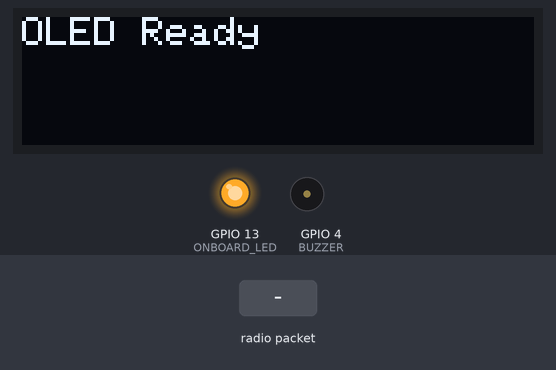
A sketch run on a simulated ESP32. Shown: 128×32 one-colour display, output pins drawn as LEDs (lit = HIGH), buzzer (waves = sounding, pin HIGH). Dashed ring = blinking. The test bench sets the inputs (shaded band). No radio packets arrive unless stated; what the sketch prints to the serial monitor is not drawn.

Above: at 3.2 s.
3.3 s: radio packet "RTOS" arrives
At 3.45 s:
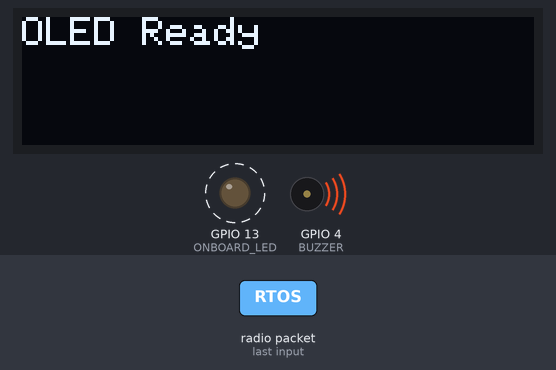
At 5.5 s:
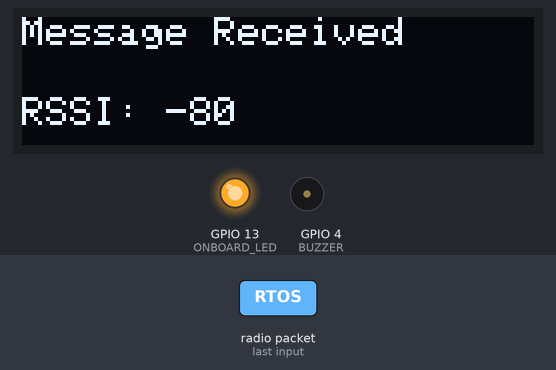
6.0 s: radio packet "1" arrives
At 20.88 s:
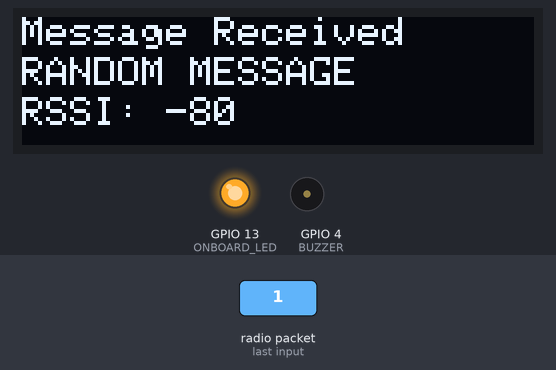
Timing chart, 0 to 21.0 s (numbered marks = the images above; inputs shaded):
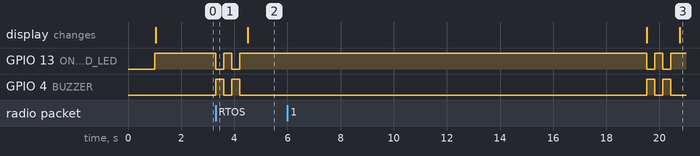

Measured:
- after the input at 3.3 s, GPIO 13 (ONBOARD_LED): alternates HIGH for 0.30 s and LOW for 0.30 s, 4 changes in all, then stays HIGH, starting at once; GPIO 4 (BUZZER): alternates HIGH for 0.30 s and LOW for 0.30 s, 4 changes in all, then stays LOW, starting at once
- after the input at 6.0 s, GPIO 13 (ONBOARD_LED), GPIO 4 (BUZZER): alternates HIGH for 0.30 s and LOW for 0.30 s, starting after 13.5 s; the display: first differs from a run without the input after 14.8 s (image 3)

The sketch:

receiver.ino
```cpp
#include <SPI.h>
#include <LoRa.h>
#include <Wire.h>
#include <Adafruit_GFX.h>
#include <Adafruit_SSD1306.h>
#include <Arduino.h>

// LoRa pins
#define LORA_SCK  5
#define LORA_MISO 19
#define LORA_MOSI 23
#define LORA_SS   18
#define LORA_RST  25
#define LORA_DIO0 26

// OLED I2C pins
#define OLED_SDA  21
#define OLED_SCL  22

// Output pins
#define ONBOARD_LED 13
#define BUZZER      4

// OLED settings
#define SCREEN_WIDTH 128
#define SCREEN_HEIGHT 32

Adafruit_SSD1306 display(SCREEN_WIDTH, SCREEN_HEIGHT, &Wire, -1);

QueueHandle_t msgQueue;

void handleReceivedMessage(void *param) {
  String msg;
  for (;;) {
    if (xQueueReceive(msgQueue, &msg, portMAX_DELAY)) {
      // Blink LED and buzz
      for (int i = 0; i < 2; i++) {
        digitalWrite(ONBOARD_LED, LOW);
        digitalWrite(BUZZER, HIGH);
        vTaskDelay(300 / portTICK_PERIOD_MS);
        digitalWrite(ONBOARD_LED, HIGH);
        digitalWrite(BUZZER, LOW);
        vTaskDelay(300 / portTICK_PERIOD_MS);
      }

      int rssi = LoRa.packetRssi();

      display.clearDisplay();
      display.setCursor(0, 0);
      display.println("Message Received");
      display.setCursor(0, 10);
      display.println(msg);
      display.setCursor(0, 20);
      display.print("RSSI: ");
      display.print(rssi);
      display.display();
      vTaskDelay(15000 / portTICK_PERIOD_MS);

      display.clearDisplay();
      display.display();
    }
  }
}

void setup() {
  Serial.begin(115200);
  delay(1000);
  Serial.println("ESP32 LoRa + OLED Receiver");

  pinMode(ONBOARD_LED, OUTPUT);
  digitalWrite(ONBOARD_LED, HIGH);
  pinMode(BUZZER, OUTPUT);
  digitalWrite(BUZZER, LOW);

  Wire.begin(OLED_SDA, OLED_SCL);
  if (!display.begin(SSD1306_SWITCHCAPVCC, 0x3C)) {
    Serial.println("OLED init failed!");
    while (1);
  }
  display.clearDisplay();
  display.setTextSize(1);
  display.setTextColor(SSD1306_WHITE);
  display.setCursor(0, 0);
  display.println("OLED Ready");
  display.display();
  delay(1000);

  SPI.begin(LORA_SCK, LORA_MISO, LORA_MOSI, LORA_SS);
  LoRa.setPins(LORA_SS, -1, LORA_DIO0);
  if (!LoRa.begin(915E6)) {
    Serial.println("LoRa init failed");
    while (1);
  }
  LoRa.setSyncWord(0x12);
  Serial.println("LoRa initialized");

  msgQueue = xQueueCreate(5, sizeof(String));
  xTaskCreate(handleReceivedMessage, "HandleMsg", 4096, NULL, 1, NULL);
}

void loop() {
  int packetSize = LoRa.parsePacket();
  if (packetSize) {
    String msg = "";
    while (LoRa.available()) {
      msg += (char)LoRa.read();
    }

    msg.trim();
    Serial.println("Received LoRa: " + msg);

    if (msg.startsWith("RTOS")) {
      msg = msg.substring(4);
    } else {
      msg = "RANDOM MESSAGE";
    }

    if (msgQueue) {
      xQueueSend(msgQueue, &msg, 0);
    }
  }
}
```
